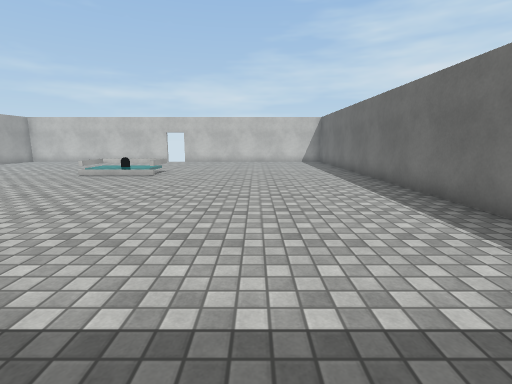
View 1 (above)

12 first-person views from a walk through a Unity game level. The camera is 1.3 m above the floor, tilts 10° down and sees 85° across. The floor is counted in squares, 1 m on a side. Each view is taken from the middle of a square. On the plan, view 1 faces up. The plan holds only what a view shows up to about 13 squares ahead; the rest is blank. The player character is not drawn. Door leaves are left out, so doorways stand open. Surface patterns are stand-ins for the level's own textures.

View 2
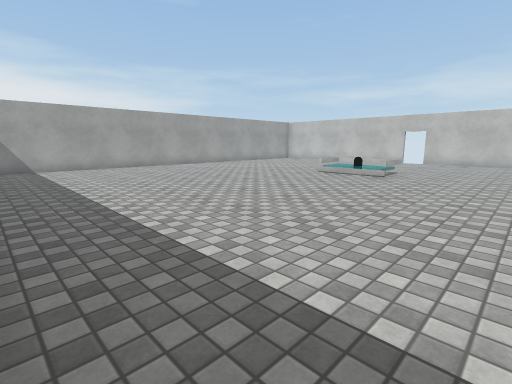

View 3
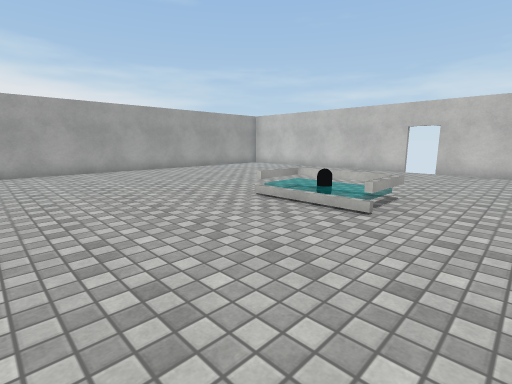

View 4
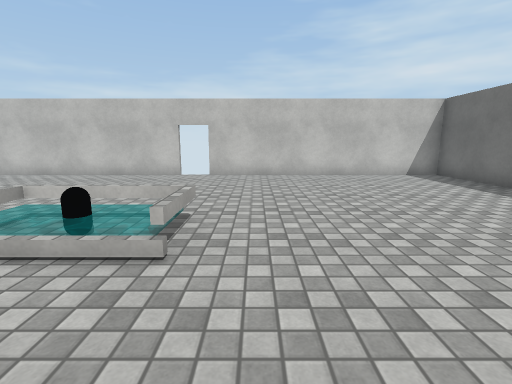

View 5
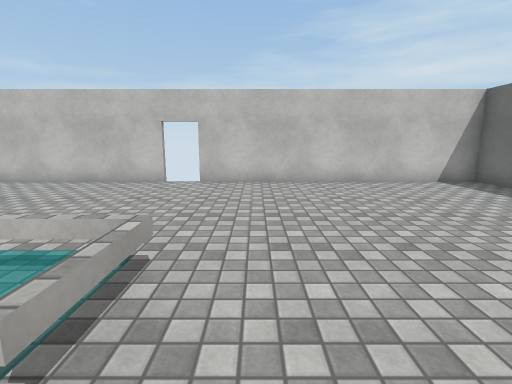

View 6
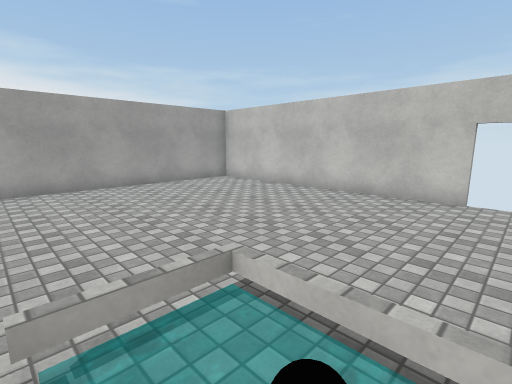

View 7
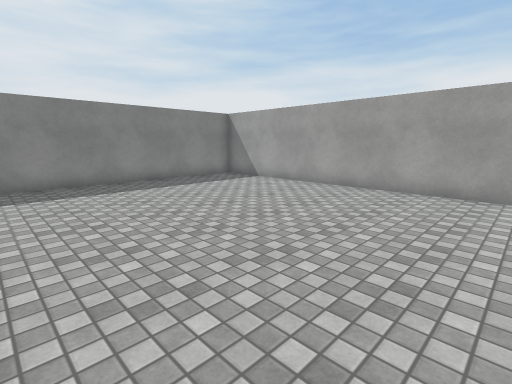

View 8
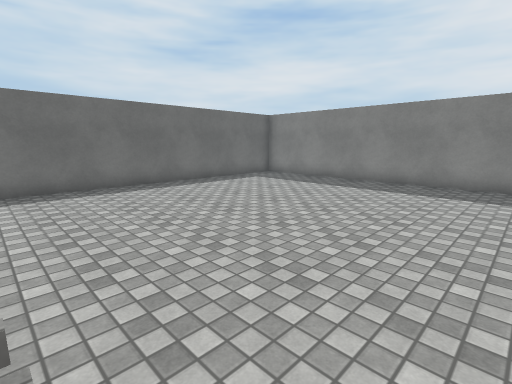

View 9
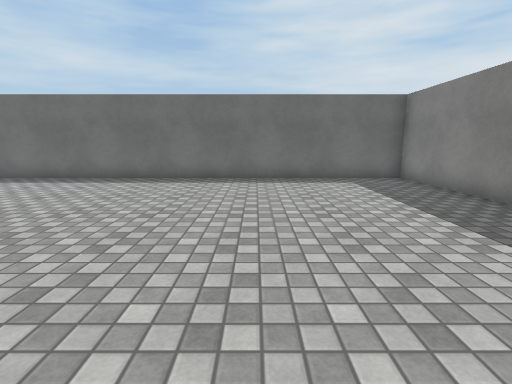

View 10
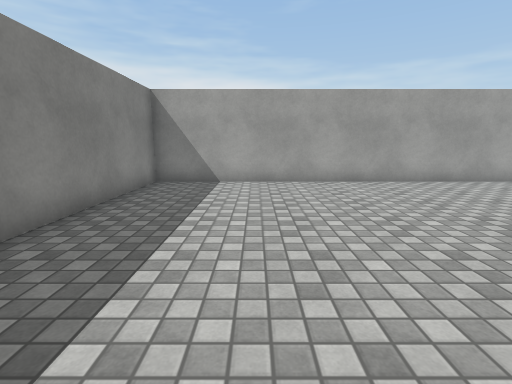

View 11
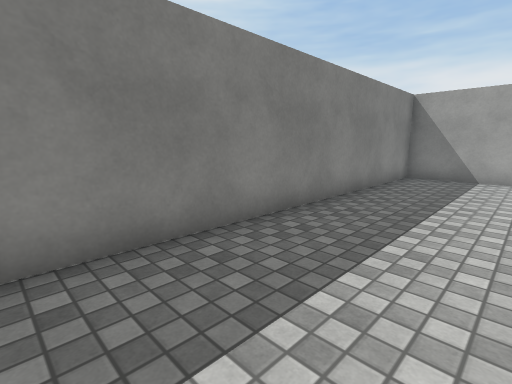

View 12
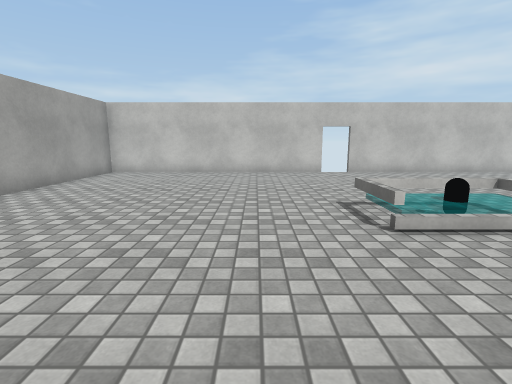

### Floor plan
Points are (right, up) in squares from view 1. A wall is a line through its corners. A room is listed if a view was taken in it or the views show most of it. See-through windows are left out.
Room 1 (views 1, 2, 3, 4, 5, 6, 7, 8, 9, 10, 11, 12)
walls: (-6, 19.4) (-15.4, 19.4) (-15.4, -0.4) (4.4, -0.4) (4.4, 14.5); (4.4, 16) (4.4, 19.4) (-5, 19.4)
low walls: (-7, 10.9) (-7, 12.8); (-4.2, 10.9) (-4.2, 12.5) (-6.8, 12.5) (-6.8, 11); (-4, 12.8) (-4, 10.9)
ways out: gap at (-5.5, 19.5)
objects: other object (-6, 12) to (-5, 12)

Where each view was taken, in squares from view 1:
view 1: 0 up, 0 right, facing up
view 2: 0 up, 0 right, facing up-left
view 3: 6 up, 2 left, facing up-left
view 4: 8 up, 3 left, facing up
view 5: 10 up, 3 left, facing up
view 6: 11 up, 5 left, facing up-left
view 7: 11 up, 6 left, facing down-left
view 8: 11 up, 6 left, facing down-right
view 9: 5 up, 6 left, facing right
view 10: 3 up, 6 left, facing left
view 11: 3 up, 4 left, facing down-left
view 12: 7 up, 9 left, facing up
